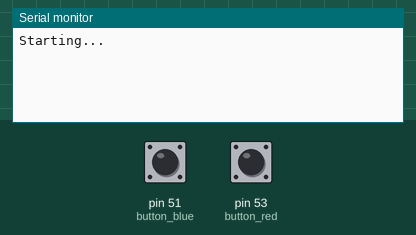
Recording of a sketch running on a simulated Arduino Mega 2560, built with avr-gcc and run on an emulated ATmega2560. Parts: the last lines printed to the serial monitor. Inputs (shaded band) come from the test bench; at power-on: pin 51 (button_blue) LOW, pin 53 (button_red) LOW.

Above: at 1.2 s.
1.3 s: pin 51 (button_blue) pulled HIGH for 0.15 s
At 1.9 s:
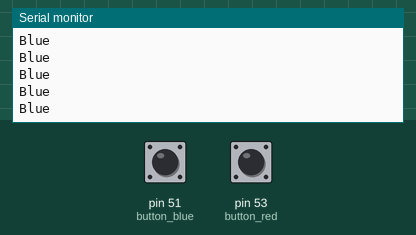
2.9 s: pin 53 (button_red) pulled HIGH for 0.15 s
At 4.2 s:
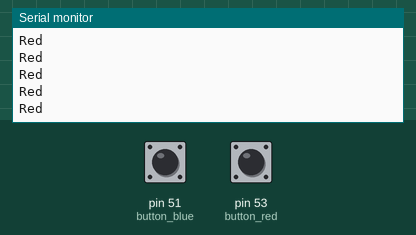
4.5 s: pin 51 (button_blue) driven HIGH
At 5.4 s:
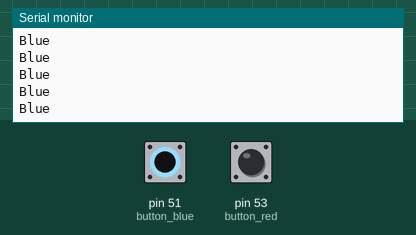

The sketch:

Button.ino
```cpp
const int button_blue = 51;
const int button_red  = 53;

void setup() {
  Serial.begin(9600);
  Serial.println("Starting...");
  pinMode(button_red ,INPUT);
  pinMode(button_blue,INPUT);
}

void loop() {
  if (digitalRead(button_red) == 1)  Serial.println("Red");
  if (digitalRead(button_blue) == 1) Serial.println("Blue");
}
```

Measured:
- after the input at 1.3 s, the serial monitor: prints a new line at once (image 1)
- after the input at 2.9 s, the serial monitor: prints a new line at once (image 2)
